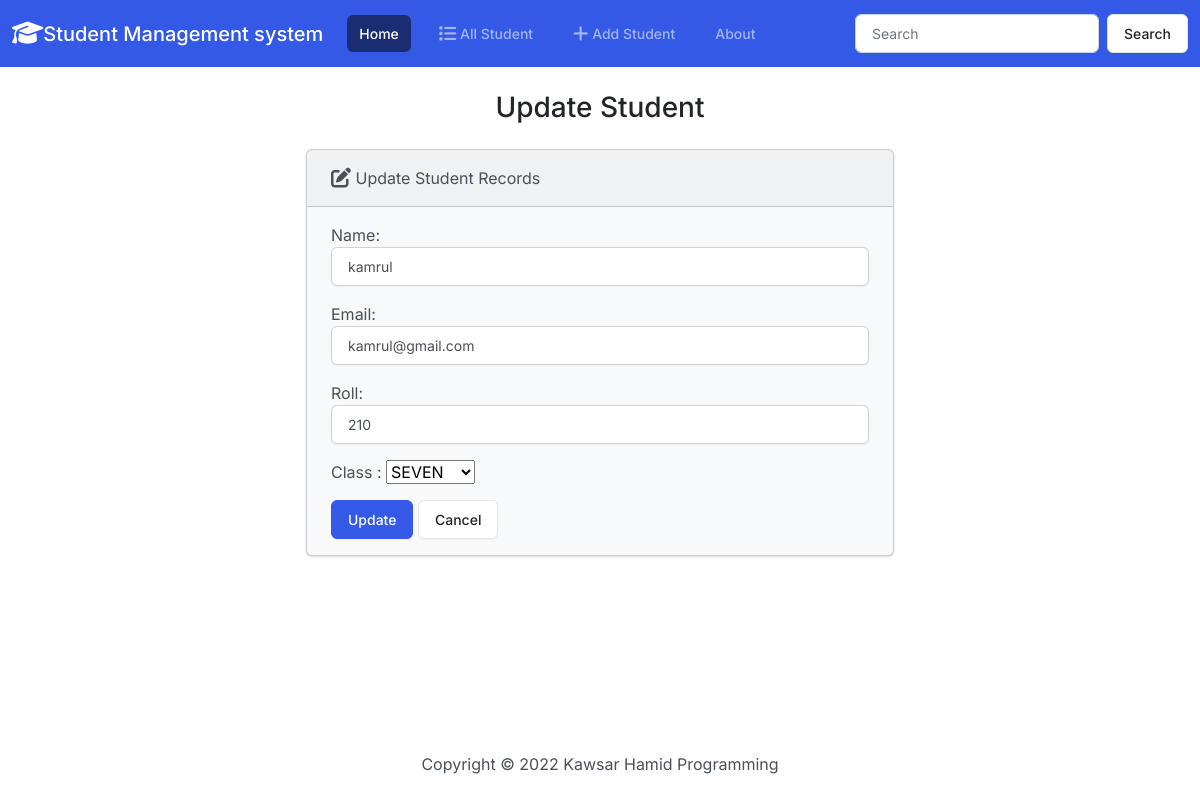
Page /edit/4/ on the committed database.
### academic/models.py (models this page shows, shortened)
class Student(models.Model):
    name=models.CharField(max_length=70)
    email=models.EmailField(max_length=80)
    roll=models.IntegerField(unique=True,null=False)
    classname=models.ForeignKey(ClassModel,on_delete=models.CASCADE)

class ClassModel(models.Model):
    id=models.AutoField(primary_key=True)
    name=models.CharField(max_length=80)
    def __str__(self):
        return self.name

### academic/views.py (the view, shortened to what this page needs)
# urls.py: path('edit/<int:id>/', views.editClass.as_view(), name='edit'),
class editClass(View):
    def get(self,request,id):
        student = Student.objects.get(pk=id)
        form = StudentForm(instance=student)
        return render(request, 'academic/updateStudentInfo.html', {'form': form})

### academic/forms.py
class StudentForm(forms.ModelForm):
  class Meta:
    model = Student
    fields = ['name', 'email', 'roll', 'classname']
    labels = {
      'name': 'Name',
      'email': 'Email',
      'roll': 'Roll',
      'classname': 'Class ',
    }
    widgets = {
      'name': forms.TextInput(attrs={'class': 'form-control'}),
      'email': forms.EmailInput(attrs={'class': 'form-control'}),
      'roll': forms.NumberInput(attrs={'class': 'form-control'}),
    }

### templates/academic/updateStudentInfo.html (shortened to what this page needs)
{% extends "academic/base.html" %}
{% block content %}
  <h3 class="text-center m-4">Update Student</h3>
  {% if success %}
    <div class="alert alert-success" role="alert">
      The student updated successfully.
      <a href="{% url 'home' %}" class="alert-link">Go to Home Page.</a>
    </div>
  {% else %}
    <div class="row justify-content-center">
      <div class="col-6">
        <div class="card bg-light mb-3">
          <div class="card-header">
            <i class="fa-solid fa-pen-to-square fa-lg"></i> Update Student Records
          </div>
          <div class="card-body">
            <form action="" method="POST">
              {{ form.as_p }}
              <button type="submit" class="btn btn-primary">Update</button>
              <a href="{% url 'home' %}" class="btn btn-secondary">Cancel</a>
            </form>
          </div>
        </div>
      </div>
    </div>
  {% endif %}
{% endblock content%}

### rows in the picture
Student: name "kamrul", email "kamrul@gmail.com", roll "210", classname "SEVEN"
